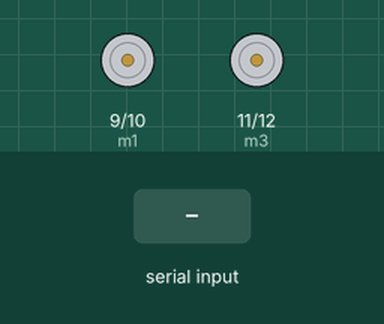
Bench run of a sketch on a simulated Arduino Uno, built with avr-gcc and run on an emulated ATmega328P. Parts: motor-driver pin pairs drawn as motors (green arrow = first pin HIGH = forward, orange = second pin HIGH = backward, longer = more drive, scaled by the enable pin). The inputs (shaded band) are chosen by the test bench.

Above: at 1.2 s.
1.3 s: "O" received over Serial
At 2.3 s:
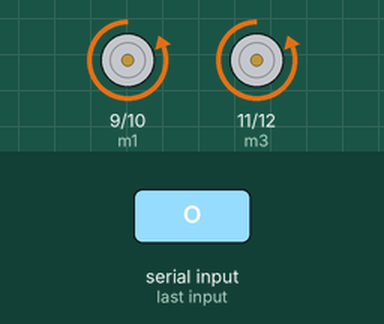
2.8 s: "O" received over Serial
At 3.5 s:
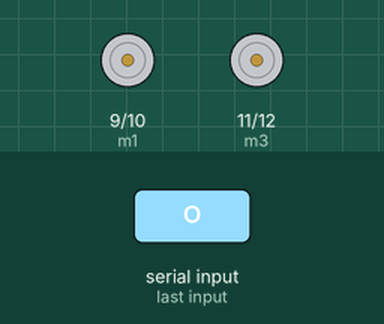
Timing chart, 0 to 5.8 s (numbered marks = the images above; inputs shaded):
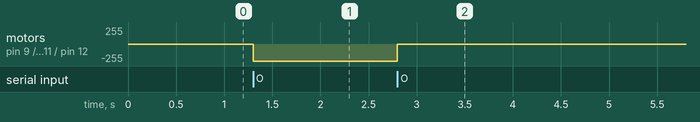

Measured:
- after the input at 1.3 s, motor on pin 9 (m1) / pin 10 (m2), motor on pin 11 (m3) / pin 12 (m4): stopped → backward 255/255 at once
- after the input at 2.8 s, motor on pin 9 (m1) / pin 10 (m2), motor on pin 11 (m3) / pin 12 (m4): backward 255/255 → stopped at once

The sketch:

Prototype_1_and_2.ino
```cpp
// C++ Code
// Name: Vyom Kapadia
// Course Code: TEJ 3M1-P
// Date: June 9, 2023


// Variables
// Bluetooth input variable
char BT_input;


// Specific pin variables
int enA = 8;
int m1 = 9;
int m2 = 10;
int m3 = 11;
int m4 = 12;
int enB = 13;


// On/Off variable
bool on = false;


void setup()
{
  // Built-in function for the setup (setting some
  // pins to output and setting up Serial gate)


  Serial.begin(9600);


  pinMode(enA, OUTPUT);
  pinMode(m1, OUTPUT);
  pinMode(m2, OUTPUT);
  pinMode(m3, OUTPUT);
  pinMode(m4, OUTPUT);
  pinMode(enB, OUTPUT);
}


void loop()
{
  // Built in loop function (runs the main part of the program)


  // Checking if the HC-05 is connected
  if (Serial.available())
  {
    // Reads input from HC-05 bluetooth module (connected to a phone)
    BT_input=Serial.read();

    // Changes the on variable if a specific button was pressed on the HC-05
    if (BT_input=='O') {
      on = !on;
    }


    // Writes the max power/value (255) to the enA and enB pins
    analogWrite(enA, 255);
    analogWrite(enB, 255);


    // If the hovercraft is supposed to be on, sets m2 and m4 to HIGH and m1 and m3 to LOW
    if (on) {
      digitalWrite(m1, LOW);
      digitalWrite(m2, HIGH);
      digitalWrite(m3, LOW);
      digitalWrite(m4, HIGH);
    }


    // If the hovercraft is supposed to be off, sets m1, m2, m3, and m4 to LOW
    else {
      digitalWrite(m1, LOW);
      digitalWrite(m2, LOW);
      digitalWrite(m3, LOW);
      digitalWrite(m4, LOW);
    }
  }

}
```
